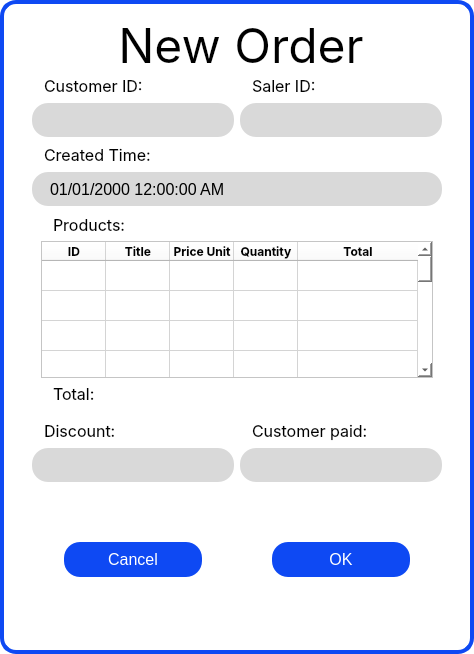
<?xml version="1.0" encoding="UTF-8"?>
<ui version="4.0">
 <class>add_order_popup</class>
 <widget class="QDialog" name="add_order_popup">
  <property name="geometry">
   <rect>
    <x>0</x>
    <y>0</y>
    <width>474</width>
    <height>654</height>
   </rect>
  </property>
  <property name="windowTitle">
   <string>New Order</string>
  </property>
  <property name="styleSheet">
   <string notr="true">QDialog{
	background-color: #ffffff;
	border: 4px solid rgb(14, 73, 243);
	border-radius: 16px;
}
QWidget{
	background-color: #ffffff;
}

QLabel{
	padding-left: 8px;
}

QLineEdit, QDateEdit, QComboBox, QTimeEdit, QDateTimeEdit{
	background-color: rgb(217, 217, 217);
	border-radius: 16px;
	padding-left: 16px;
}

QLineEdit::focus{
	border: 2px solid rgb(14, 73, 243);
	background-color: #ffffff;
}

QPushButton{
	background-color: rgb(14, 73, 243);
    color: white;
	font-family: 'Inter Medium', sans-serif;
    font-size: 16px;
    font-weight: normal;
  	font-style: normal;
    border: 0px;
	padding: 8px auto;
    border-radius: 16px;
	width: 64px;
	margin: 0px 32px;
}

QComboBox::drop-down{
	border: 0px;
}
QComboBox::on{
	border: 2px solid rgb(14, 73, 243);
	border-bottom-left-radius: 0px;
	border-bottom-right-radius: 0px;
	background-color: #ffffff;
}

QComboBox::down-arrow{
	width: 16px;
	margin-right: 16px;
}

QComboBox QListView{
	alternate-background-color: #fff;
	border: 2px solid rgb(14, 73, 243);
	border-bottom-left-radius: 16px;
	border-bottom-right-radius: 16px;
	padding: 0px 8px 16px 8px;
}


QDateEdit::drop-down {
	width: 16px;
	margin-right: 16px;
	border-top-right-radius: 16px;
}

QDateEdit QCalendarWidget QToolButton {
	color: black;
	border: 0px;
	image: ;
}

 QDateEdit QCalendarWidget QAbstractItemView {
     background-color: white;
     border: 0px;
     selection-background-color: rgb(188, 206, 253);
 }

QTimeEdit::up-button, QTimeEdit::down-button {
	border: 0px;
}
QTimeEdit::up-button{
	border-top-right-radius: 16px;
}
QTimeEdit::down-button{
	border-bottom-right-radius: 16px;
}
QDateTimeEdit{
	font-size: 16px;
}

QDateTimeEdit::drop-down {
	width: 16px;
	margin-right: 16px;
	border-top-right-radius: 16px;
}

QDateTimeEdit QCalendarWidget QToolButton {
	color: black;
	border: 0px;
}

 QDateTimeEdit QCalendarWidget QAbstractItemView {
     background-color: white;
     border: 0px;
     selection-background-color: rgb(188, 206, 253);
 }</string>
  </property>
  <layout class="QVBoxLayout" name="verticalLayout" stretch="1,8,3">
   <property name="spacing">
    <number>0</number>
   </property>
   <property name="leftMargin">
    <number>32</number>
   </property>
   <property name="topMargin">
    <number>16</number>
   </property>
   <property name="rightMargin">
    <number>32</number>
   </property>
   <property name="bottomMargin">
    <number>16</number>
   </property>
   <item>
    <widget class="QLabel" name="header">
     <property name="sizePolicy">
      <sizepolicy hsizetype="Expanding" vsizetype="Ignored">
       <horstretch>0</horstretch>
       <verstretch>0</verstretch>
      </sizepolicy>
     </property>
     <property name="font">
      <font>
       <family>Inter</family>
       <pointsize>9</pointsize>
      </font>
     </property>
     <property name="text">
      <string>&lt;html&gt;&lt;head/&gt;&lt;body&gt;&lt;p align=&quot;center&quot;&gt;&lt;span style=&quot; font-size:36pt;&quot;&gt;New Order&lt;/span&gt;&lt;/p&gt;&lt;/body&gt;&lt;/html&gt;</string>
     </property>
     <property name="textFormat">
      <enum>Qt::AutoText</enum>
     </property>
     <property name="scaledContents">
      <bool>true</bool>
     </property>
     <property name="alignment">
      <set>Qt::AlignCenter</set>
     </property>
    </widget>
   </item>
   <item>
    <widget class="QWidget" name="input_form" native="true">
     <property name="font">
      <font>
       <pointsize>11</pointsize>
      </font>
     </property>
     <property name="styleSheet">
      <string notr="true"/>
     </property>
     <layout class="QGridLayout" name="gridLayout" rowstretch="1,1,3,1">
      <property name="leftMargin">
       <number>0</number>
      </property>
      <property name="topMargin">
       <number>0</number>
      </property>
      <property name="rightMargin">
       <number>0</number>
      </property>
      <property name="bottomMargin">
       <number>0</number>
      </property>
      <property name="verticalSpacing">
       <number>0</number>
      </property>
      <item row="0" column="0">
       <widget class="QWidget" name="widget_5" native="true">
        <layout class="QVBoxLayout" name="verticalLayout_6" stretch="1,1">
         <property name="spacing">
          <number>0</number>
         </property>
         <property name="leftMargin">
          <number>0</number>
         </property>
         <property name="topMargin">
          <number>0</number>
         </property>
         <property name="rightMargin">
          <number>0</number>
         </property>
         <property name="bottomMargin">
          <number>0</number>
         </property>
         <item>
          <widget class="QLabel" name="label_5">
           <property name="font">
            <font>
             <family>Inter</family>
             <pointsize>12</pointsize>
            </font>
           </property>
           <property name="text">
            <string>Customer ID:</string>
           </property>
          </widget>
         </item>
         <item>
          <widget class="QLineEdit" name="txt_cus_id">
           <property name="sizePolicy">
            <sizepolicy hsizetype="Expanding" vsizetype="Expanding">
             <horstretch>0</horstretch>
             <verstretch>0</verstretch>
            </sizepolicy>
           </property>
          </widget>
         </item>
        </layout>
       </widget>
      </item>
      <item row="0" column="1">
       <widget class="QWidget" name="widget_2" native="true">
        <layout class="QVBoxLayout" name="verticalLayout_3" stretch="1,1">
         <property name="spacing">
          <number>0</number>
         </property>
         <property name="leftMargin">
          <number>0</number>
         </property>
         <property name="topMargin">
          <number>0</number>
         </property>
         <property name="rightMargin">
          <number>0</number>
         </property>
         <property name="bottomMargin">
          <number>0</number>
         </property>
         <item>
          <widget class="QLabel" name="label_2">
           <property name="font">
            <font>
             <family>Inter</family>
             <pointsize>12</pointsize>
            </font>
           </property>
           <property name="text">
            <string>Saler ID:</string>
           </property>
          </widget>
         </item>
         <item>
          <widget class="QLineEdit" name="txt_saler">
           <property name="sizePolicy">
            <sizepolicy hsizetype="Expanding" vsizetype="Expanding">
             <horstretch>0</horstretch>
             <verstretch>0</verstretch>
            </sizepolicy>
           </property>
          </widget>
         </item>
        </layout>
       </widget>
      </item>
      <item row="2" column="0" colspan="2">
       <widget class="QWidget" name="widget_3" native="true">
        <layout class="QVBoxLayout" name="verticalLayout_4">
         <item>
          <widget class="QLabel" name="label_3">
           <property name="font">
            <font>
             <family>Inter</family>
             <pointsize>12</pointsize>
            </font>
           </property>
           <property name="text">
            <string>Products:</string>
           </property>
          </widget>
         </item>
         <item>
          <widget class="QTableWidget" name="tableWidget">
           <property name="styleSheet">
            <string notr="true">QScrollBar:vertical {
    border: 0px;
    width: 4px;
    background:rgb(217, 217, 217);
    margin: 26px 0px 0px 0px;
}     
QScrollBar::handle:vertical {
    background: rgb(112, 112, 112);
	min-height: 32px;
} 

QScrollBar:horizontal {
    border: 0px;
	height: 4px;
    background:rgb(217, 217, 217);
    margin: 0px 0px 0px 0px;
}     
QScrollBar::handle:horizontal {
    background: rgb(112, 112, 112);
	min-width: 32px;
} 

QHeaderView::section {
	font-family: Inter; 
	font-weight: bold;
}</string>
           </property>
           <property name="rowCount">
            <number>100</number>
           </property>
           <property name="columnCount">
            <number>5</number>
           </property>
           <attribute name="horizontalHeaderVisible">
            <bool>true</bool>
           </attribute>
           <attribute name="horizontalHeaderMinimumSectionSize">
            <number>32</number>
           </attribute>
           <attribute name="horizontalHeaderDefaultSectionSize">
            <number>64</number>
           </attribute>
           <attribute name="horizontalHeaderShowSortIndicator" stdset="0">
            <bool>false</bool>
           </attribute>
           <attribute name="horizontalHeaderStretchLastSection">
            <bool>true</bool>
           </attribute>
           <attribute name="verticalHeaderVisible">
            <bool>false</bool>
           </attribute>
           <row/>
           <row/>
           <row/>
           <row/>
           <row/>
           <row/>
           <row/>
           <row/>
           <row/>
           <row/>
           <row/>
           <row/>
           <row/>
           <row/>
           <row/>
           <row/>
           <row/>
           <row/>
           <row/>
           <row/>
           <row/>
           <row/>
           <row/>
           <row/>
           <row/>
           <row/>
           <row/>
           <row/>
           <row/>
           <row/>
           <row/>
           <row/>
           <row/>
           <row/>
           <row/>
           <row/>
           <row/>
           <row/>
           <row/>
           <row/>
           <row/>
           <row/>
           <row/>
           <row/>
           <row/>
           <row/>
           <row/>
           <row/>
           <row/>
           <row/>
           <row/>
           <row/>
           <row/>
           <row/>
           <row/>
           <row/>
           <row/>
           <row/>
           <row/>
           <row/>
           <row/>
           <row/>
           <row/>
           <row/>
           <row/>
           <row/>
           <row/>
           <row/>
           <row/>
           <row/>
           <row/>
           <row/>
           <row/>
           <row/>
           <row/>
           <row/>
           <row/>
           <row/>
           <row/>
           <row/>
           <row/>
           <row/>
           <row/>
           <row/>
           <row/>
           <row/>
           <row/>
           <row/>
           <row/>
           <row/>
           <row/>
           <row/>
           <row/>
           <row/>
           <row/>
           <row/>
           <row/>
           <row/>
           <row/>
           <row/>
           <column>
            <property name="text">
             <string>ID</string>
            </property>
            <property name="font">
             <font>
              <family>Inter</family>
              <bold>true</bold>
             </font>
            </property>
           </column>
           <column>
            <property name="text">
             <string>Title</string>
            </property>
            <property name="font">
             <font>
              <family>Inter</family>
              <bold>true</bold>
             </font>
            </property>
           </column>
           <column>
            <property name="text">
             <string>Price Unit</string>
            </property>
            <property name="font">
             <font>
              <family>Inter</family>
              <bold>true</bold>
             </font>
            </property>
           </column>
           <column>
            <property name="text">
             <string>Quantity</string>
            </property>
            <property name="font">
             <font>
              <family>Inter</family>
              <bold>true</bold>
             </font>
            </property>
           </column>
           <column>
            <property name="text">
             <string>Total</string>
            </property>
            <property name="font">
             <font>
              <family>Inter</family>
              <bold>true</bold>
             </font>
            </property>
           </column>
          </widget>
         </item>
         <item>
          <widget class="QLabel" name="txt_total">
           <property name="font">
            <font>
             <family>Inter</family>
             <pointsize>12</pointsize>
             <bold>false</bold>
            </font>
           </property>
           <property name="text">
            <string>Total:</string>
           </property>
          </widget>
         </item>
        </layout>
       </widget>
      </item>
      <item row="3" column="0">
       <widget class="QWidget" name="widget" native="true">
        <property name="sizePolicy">
         <sizepolicy hsizetype="Expanding" vsizetype="Expanding">
          <horstretch>0</horstretch>
          <verstretch>0</verstretch>
         </sizepolicy>
        </property>
        <layout class="QVBoxLayout" name="verticalLayout_2" stretch="1,1">
         <property name="spacing">
          <number>0</number>
         </property>
         <property name="leftMargin">
          <number>0</number>
         </property>
         <property name="topMargin">
          <number>0</number>
         </property>
         <property name="rightMargin">
          <number>0</number>
         </property>
         <property name="bottomMargin">
          <number>0</number>
         </property>
         <item>
          <widget class="QLabel" name="label">
           <property name="sizePolicy">
            <sizepolicy hsizetype="Preferred" vsizetype="Expanding">
             <horstretch>0</horstretch>
             <verstretch>0</verstretch>
            </sizepolicy>
           </property>
           <property name="font">
            <font>
             <family>Inter</family>
             <pointsize>12</pointsize>
             <bold>false</bold>
            </font>
           </property>
           <property name="text">
            <string>Discount:</string>
           </property>
          </widget>
         </item>
         <item>
          <widget class="QLineEdit" name="txt_discount">
           <property name="sizePolicy">
            <sizepolicy hsizetype="Expanding" vsizetype="Expanding">
             <horstretch>0</horstretch>
             <verstretch>0</verstretch>
            </sizepolicy>
           </property>
          </widget>
         </item>
        </layout>
       </widget>
      </item>
      <item row="3" column="1">
       <widget class="QWidget" name="widget_4" native="true">
        <property name="sizePolicy">
         <sizepolicy hsizetype="Expanding" vsizetype="Expanding">
          <horstretch>0</horstretch>
          <verstretch>0</verstretch>
         </sizepolicy>
        </property>
        <layout class="QVBoxLayout" name="verticalLayout_5" stretch="1,1">
         <property name="spacing">
          <number>0</number>
         </property>
         <property name="leftMargin">
          <number>0</number>
         </property>
         <property name="topMargin">
          <number>0</number>
         </property>
         <property name="rightMargin">
          <number>0</number>
         </property>
         <property name="bottomMargin">
          <number>0</number>
         </property>
         <item>
          <widget class="QLabel" name="label_7">
           <property name="sizePolicy">
            <sizepolicy hsizetype="Preferred" vsizetype="Expanding">
             <horstretch>0</horstretch>
             <verstretch>0</verstretch>
            </sizepolicy>
           </property>
           <property name="font">
            <font>
             <family>Inter</family>
             <pointsize>12</pointsize>
             <bold>false</bold>
            </font>
           </property>
           <property name="text">
            <string>Customer paid:</string>
           </property>
          </widget>
         </item>
         <item>
          <widget class="QLineEdit" name="txt_paid">
           <property name="sizePolicy">
            <sizepolicy hsizetype="Expanding" vsizetype="Expanding">
             <horstretch>0</horstretch>
             <verstretch>0</verstretch>
            </sizepolicy>
           </property>
          </widget>
         </item>
        </layout>
       </widget>
      </item>
      <item row="1" column="0" colspan="2">
       <widget class="QWidget" name="widget_6" native="true">
        <layout class="QVBoxLayout" name="verticalLayout_7" stretch="1,1">
         <property name="spacing">
          <number>0</number>
         </property>
         <property name="leftMargin">
          <number>0</number>
         </property>
         <property name="topMargin">
          <number>0</number>
         </property>
         <property name="rightMargin">
          <number>0</number>
         </property>
         <property name="bottomMargin">
          <number>0</number>
         </property>
         <item>
          <widget class="QLabel" name="label_6">
           <property name="font">
            <font>
             <family>Inter</family>
             <pointsize>12</pointsize>
            </font>
           </property>
           <property name="text">
            <string>Created Time:</string>
           </property>
          </widget>
         </item>
         <item>
          <widget class="QDateTimeEdit" name="created_time">
           <property name="sizePolicy">
            <sizepolicy hsizetype="Minimum" vsizetype="Expanding">
             <horstretch>0</horstretch>
             <verstretch>0</verstretch>
            </sizepolicy>
           </property>
           <property name="displayFormat">
            <string>MM/dd/yyyy hh:mm:ss AP</string>
           </property>
           <property name="calendarPopup">
            <bool>true</bool>
           </property>
          </widget>
         </item>
        </layout>
       </widget>
      </item>
     </layout>
    </widget>
   </item>
   <item>
    <widget class="QDialogButtonBox" name="buttonBox">
     <property name="sizePolicy">
      <sizepolicy hsizetype="Expanding" vsizetype="Expanding">
       <horstretch>0</horstretch>
       <verstretch>0</verstretch>
      </sizepolicy>
     </property>
     <property name="layoutDirection">
      <enum>Qt::RightToLeft</enum>
     </property>
     <property name="orientation">
      <enum>Qt::Horizontal</enum>
     </property>
     <property name="standardButtons">
      <set>QDialogButtonBox::Cancel|QDialogButtonBox::Ok</set>
     </property>
     <property name="centerButtons">
      <bool>true</bool>
     </property>
    </widget>
   </item>
  </layout>
 </widget>
 <resources/>
 <connections>
  <connection>
   <sender>buttonBox</sender>
   <signal>accepted()</signal>
   <receiver>add_order_popup</receiver>
   <slot>accept()</slot>
   <hints>
    <hint type="sourcelabel">
     <x>248</x>
     <y>254</y>
    </hint>
    <hint type="destinationlabel">
     <x>157</x>
     <y>274</y>
    </hint>
   </hints>
  </connection>
  <connection>
   <sender>buttonBox</sender>
   <signal>rejected()</signal>
   <receiver>add_order_popup</receiver>
   <slot>reject()</slot>
   <hints>
    <hint type="sourcelabel">
     <x>316</x>
     <y>260</y>
    </hint>
    <hint type="destinationlabel">
     <x>286</x>
     <y>274</y>
    </hint>
   </hints>
  </connection>
 </connections>
</ui>
